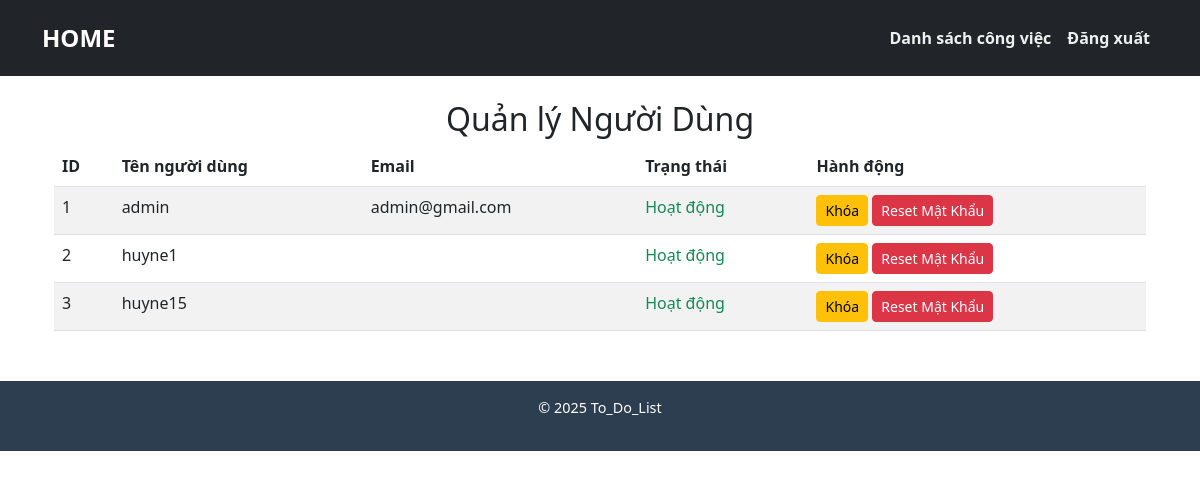
The page /admin-dashboard/ (signed in) on the database as committed earlier.
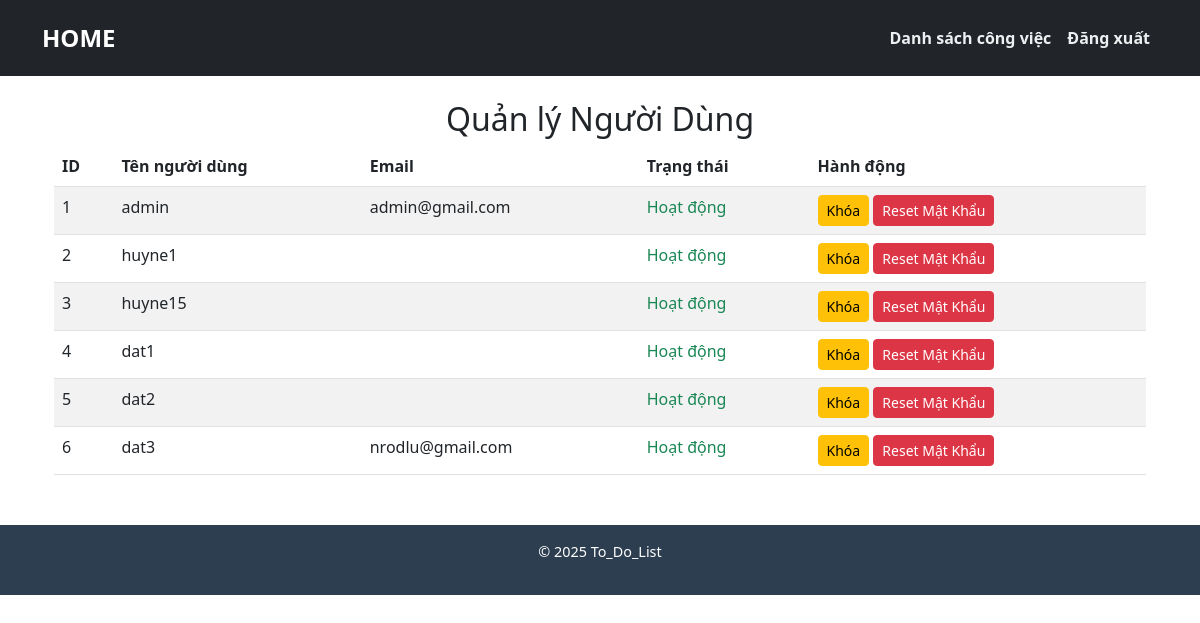
The same page on the database as committed later.
### to_do_list/models.py (models this page shows, shortened)
class CustomUser(AbstractUser):
    groups = models.ManyToManyField(
        "auth.Group",
        related_name="customuser_groups",
        blank=True,
        help_text="The groups this user belongs to. A user will get all permissions granted to each of their groups.",
        verbose_name="groups",
    )
    user_permissions = models.ManyToManyField(
        "auth.Permission",
        related_name="customuser_permissions",
        blank=True,
        help_text="Specific permissions for this user.",
        verbose_name="user permissions",
    )
    failed_login_attempts = models.IntegerField(default=0)

### to_do_list/views.py (the view)
# urls.py: path('admin-dashboard/', views.admin_dashboard, name='admin_dashboard'),
@login_required
@user_passes_test(is_admin)
def admin_dashboard(request):
    users = CustomUser.objects.all()
    return render(request, 'admin_dashboard.html', {'users': users})

### to_do_list/views.py (called while the page is built)
def is_admin(user):
    return user.is_superuser

### to_do_list/templates/admin_dashboard.html (shortened to what this page needs)
{% extends "base.html" %}
{% block content %}
<div class="container mt-4">
    <h2 class="text-center">Quản lý Người Dùng</h2>
    <table class="table table-striped">
        <thead>
            <tr>
                <th>ID</th>
                <th>Tên người dùng</th>
                <th>Email</th>
                <th>Trạng thái</th>
                <th>Hành động</th>
            </tr>
        </thead>
        <tbody>
            {% for user in users %}
            <tr>
                <td>{{ user.id }}</td>
                <td>{{ user.username }}</td>
                <td>{{ user.email }}</td>
                <td>
                    {% if user.is_active %}
                        <span class="text-success">Hoạt động</span>
                    {% else %}
                        <span class="text-danger">Bị khóa</span>
                    {% endif %}
                </td>
                <td>
                    <a href="{% url 'toggle_user_status' user.id %}" class="btn btn-warning btn-sm">
                        {% if user.is_active %}Khóa{% else %}Mở khóa{% endif %}
                    </a>
                    <a href="{% url 'reset_user_password' user.id %}" class="btn btn-danger btn-sm">
                        Reset Mật Khẩu
                    </a>
                </td>
            </tr>
            {% endfor %}
        </tbody>
    </table>
</div>
{% endblock %}

### to_do_list/templates/base.html (shortened to what this page needs)
<!DOCTYPE html>
<html lang="vi">
<head>
    <link rel="stylesheet" href="https://cdn.jsdelivr.net/npm/bootstrap@5.3.0/dist/css/bootstrap.min.css">
    <link rel="stylesheet" href="/static/css/styles.css">
</head>
<body>
    <nav class="navbar navbar-expand-lg navbar-dark bg-dark">
        <div class="container">
            <a class="navbar-brand" href="{% url 'landing_page' %}">HOME</a>
            <div class="collapse navbar-collapse">
                <ul class="navbar-nav ms-auto">
                    {% if user.is_authenticated %}
                        <li class="nav-item"><a class="nav-link" href="{% url 'to_do_list' %}">Danh sách công việc</a></li>
                        <li class="nav-item"><a class="nav-link" href="{% url 'logout' %}">Đăng xuất</a></li>
                    {% else %}
                        <li class="nav-item"><a class="nav-link" href="{% url 'login' %}">Đăng nhập</a></li>
                        <li class="nav-item"><a class="nav-link" href="{% url 'register' %}">Đăng ký</a></li>
                    {% endif %}
                </ul>
            </div>
        </div>
    </nav>
    <div class="container mt-4">
        {% block content %}{% endblock %}
    </div>
    <footer class="footer text-center py-3">
        <p>© 2025 To_Do_List</p>
    </footer>
</body>
</html>

### to_do_list/static/css/styles.css (style rules this page uses)
.navbar { background: #2c3e50; padding: 15px; }
.navbar-brand { font-size: 1.5rem; font-weight: bold; color: white; }
.navbar-nav .nav-link { font-size: 1rem; font-weight: bold; color: #ecf0f1; transition: color 0.3s ease-in-out; }
.footer { background: #2c3e50; margin-top: 50px; padding: 10px; text-align: center; font-size: 0.9rem; color: white; }

Rows that differ between the two databases and show on the page:
added CustomUser: id "4", username "dat1", is_active "Hoạt động"
added CustomUser: id "5", username "dat2", is_active "Hoạt động"
added CustomUser: id "6", username "dat3", email "nrodlu@gmail.com", is_active "Hoạt động"
